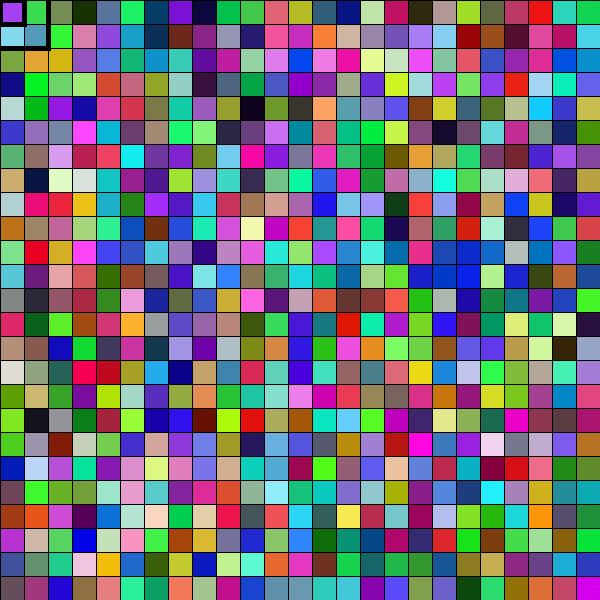
Frame 1 (no input)
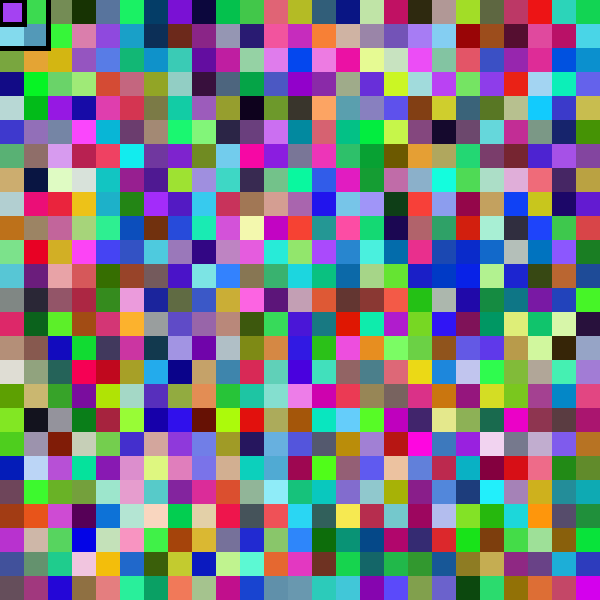
Frame 60 (the mouse pressed at the canvas centre just before this capture)
Frame 120 (the mouse held since frame 60 and released just before this capture): identical to frame 60, image omitted

The Processing sketch that drew these frames (run headless with seeded random() and noise(); from frame 60 on, the mouse is pressed at the canvas centre):

// Processing sketch: sketch_150905SOMpra
// ── sketch_150905SOMpra.pde
/*
http://gaya.jp/spiking_neuron/som.htm
 practice of SOM (self organizing map)
 data is 3 dimensional vector and mapped into the 2 dimensional color cell
 (x, y) is used for index
 */


int NUM = 25;

color w [][] = new color[NUM][NUM]; //reference vector(map)

color x; //incoming data vector

int tempI = 0;
int tempJ = 0;  

float distance;
float tempDistance;

float h; //ratio of merging the incoming vector
float tempRed;
float tempGreen;
float tempBlue;

void setup() {
  size(600, 600);

  for (int j = 0; j < NUM; j++) {
    for (int i = 0; i < NUM; i++) {
      w[i][j] = color(random(0, 255), random(0, 255), random(0, 255));
      fill(w[i][j]);
      rect(i * width / NUM, j * height / NUM, width / NUM, width / NUM);
      noFill();
      print(hex(w[i][j]) + " ");
    }
    println(" ");
  }

  println("start");
}

void draw() {
  //draw all cell
  for (int j = 0; j < NUM; j++) {
    for (int i = 0; i < NUM; i++) {
      fill(w[i][j]);
      rect(i * width / NUM, j * height / NUM, width / NUM, width / NUM);
      noFill();
    }
  }

  //draw smallest cell
  stroke(x);
  strokeWeight(5);
  rect(tempI * width / NUM, tempJ * height / NUM, width / NUM, width / NUM);
  strokeWeight(5);
  rect((tempI-1) * width / NUM, (tempJ-1) * height / NUM, 3 * width / NUM, 3 * width / NUM);
  noStroke();
}

void keyPressed() {
  println("key pressed: " + key);

  x = color(random(0, 255), random(0, 255), random(0, 255));

  //search nearest reference vector w
  distance = dist(red(w[tempI][tempJ]), green(w[tempI][tempJ]), blue(w[tempI][tempJ]), red(x), green(x), blue(x));
  println("distance between x and w[tempI][tempJ]: " + distance);
  for (int j = 0; j < NUM; j++) {
    for (int i = 0; i < NUM; i++) {
      tempDistance = dist(red(w[i][j]), green(w[i][j]), blue(w[i][j]), red(x), green(x), blue(x));
      if (tempDistance < distance) {
        tempI = i;
        tempJ = j;
        distance = tempDistance;
      }
    }
  }
  println("nearest vector i: " + tempI + " j: " + tempJ + " distance:" + distance);

  //exposure process
  h = 0.3; 

  //w[tempI+-1][tempJ+-1] = (1 - h) * pastW + h * x; //<-I wanna do like this around the
  for (int j = -1; j <= 1; j++) {
    for (int i = -1; i <= 1; i++) {
      if (tempI + i >= 0 && tempI + i < NUM && tempJ + j >= 0 && tempJ + j < NUM) {
        tempRed = (1 - h) * red(w[tempI + i][tempJ + j]) + h * red(x);
        tempGreen = (1 - h) * green(w[tempI + i][tempJ + j]) + h * green(x);
        tempBlue = (1 - h) * blue(w[tempI + i][tempJ + j]) + h * blue(x);
        w[tempI + i][tempJ + j] = color(tempRed, tempGreen, tempBlue);
      }
    }
  }
}


void mouseClicked() {
  println("mouse clicked");
  for (int j = 0; j < NUM; j++) {
    for (int i = 0; i < NUM; i++) {
      w[i][j] = color(random(0, 255), random(0, 255), random(0, 255));
    }
  }
}
